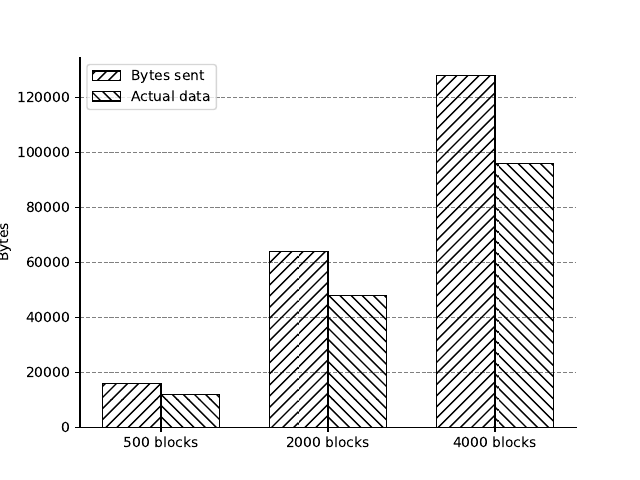

The Python source for this figure:
import matplotlib.pyplot as plt
import numpy as np


N = 3
sent = (16000, 64000, 128000)
actualData = (12000, 48000, 96000)

fig, ax = plt.subplots()

ind = np.arange(N)    
width = 0.35         
# Plot bars
p1 = ax.bar(ind, sent, width, fill=False, hatch="///", bottom=0, label="Bytes sent")
p2 = ax.bar(ind + width, actualData, width, fill=False, hatch="\\\\\\", bottom=0, label="Actual data")

# Labels
plt.ylabel("Bytes")
ax.set_xticks(ind + width / 2)
ax.set_xticklabels(("500 blocks", "2000 blocks", "4000 blocks"))

# Axis
plt.gca().spines["right"].set_visible(False)
plt.gca().spines["top"].set_visible(False)
plt.gca().yaxis.grid(True, color="gray", linestyle="dashed")
plt.gca().set_axisbelow(True)

# Legend
handles, labels = plt.gca().get_legend_handles_labels()
#plt.gca().legend(reversed(handles), reversed(labels), loc="upper left")
plt.gca().legend(loc="upper left")

#plt.show()
plt.savefig("overhead.pdf")